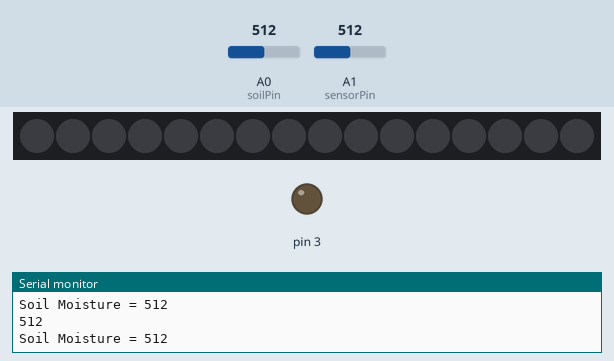
Recording of a sketch running on a simulated Arduino Uno, built with avr-gcc and run on an emulated ATmega328P. On the bench: 16 RGB LEDs in strip order, left to right, output pins drawn as LEDs (lit = HIGH), the last lines printed to the serial monitor. Inputs (shaded band) come from the test bench; at power-on: A1 (sensorPin) = 512, A0 (soilPin) = 512. Pins used as bus, display or sensor lines are not drawn.

Above: at 1.8 s.
1.9 s: A1 (sensorPin) set to 107
3.4 s: A1 (sensorPin) set to 92
At 5.2 s:
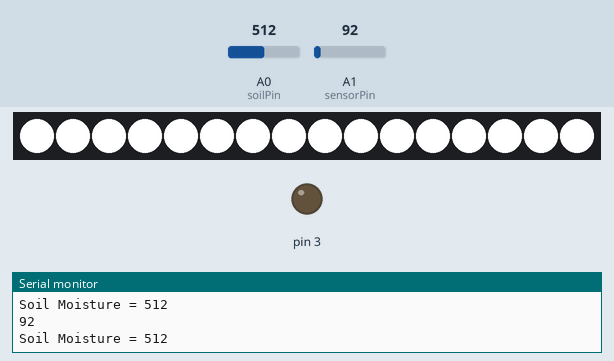
5.5 s: A0 (soilPin) set to 105
8.2 s: A0 (soilPin) set to 89
At 11.3 s:
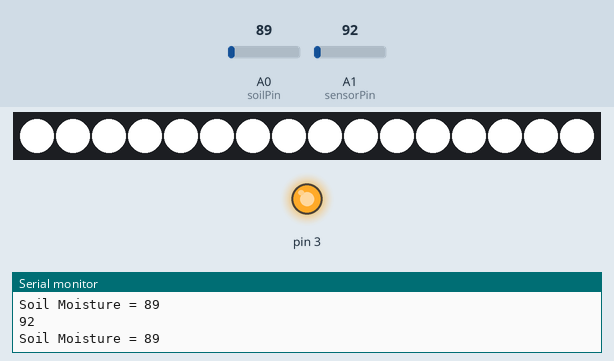
11.6 s: A1 (sensorPin) set to 110
At 12.4 s:
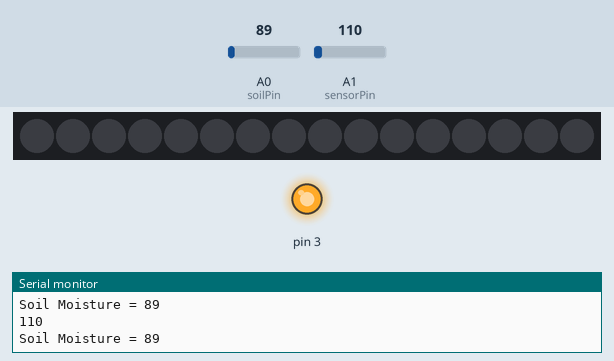
13.6 s: A1 (sensorPin) set to 90
At 14.8 s:
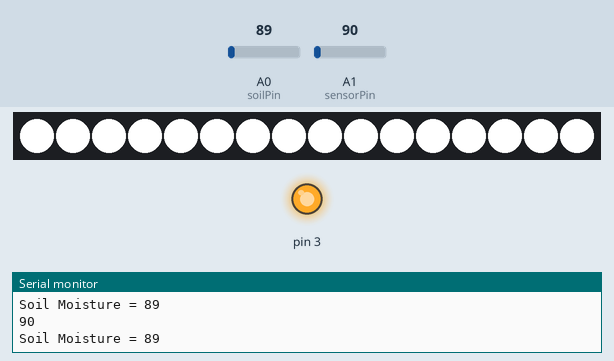
Timing chart, 0 to 16.6 s (numbered marks = the images above; inputs shaded):
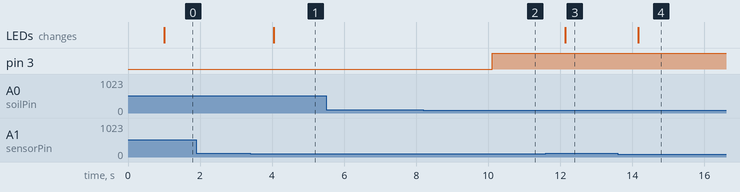

The sketch:

soil_vannpumpe_ledlys.ino
```cpp
int val = 0;
int soilPin = A0;//Declare a variable for the soil moisture sensor
int soilPower = 7;//Variable for Soil moisture Power
const int sensorPin = A1;

int sensorValue;

#include <FastLED.h>
#define NUM_LEDS 16
#define DATA_PIN 8
CRGB leds[NUM_LEDS];


void setup() {
  // put your setup code here, to run once:
  Serial.begin(9600);

  //led lys
  FastLED.addLeds<NEOPIXEL, DATA_PIN>(leds, NUM_LEDS);

  //soil moisture sensor
  pinMode(soilPower, OUTPUT);
  digitalWrite(soilPower, LOW);


  //vannpumpe
  pinMode(3, OUTPUT);

}

//metoden for å kjøre ledlys: https://www.makeuseof.com/tag/connect-led-light-strips-arduino/
void solidColor(CRGB colors){
  for (int i = 0; i < NUM_LEDS; i++){
    leds[i] = colors;
  }
  FastLED.show();
}


void loop() {
  //koden ble tatt i fra: https://learn.sparkfun.com/tutorials/soil-moisture-sensor-hookup-guide/all
  Serial.print("Soil Moisture = ");
  //get soil moisture value from the function below and print it
  Serial.println(readSoil());

  //This 1 second timefrme is used so you can test the sensor and see it change in real-time.
  //For in-plant applications, you will want to take readings much less frequently.
  delay(1000);//take a reading every second

  if (val > 100) {
    digitalWrite(3, LOW);
  }

  else {
    digitalWrite(3, HIGH);
  }


  sensorValue = analogRead(A1);
  Serial.println(sensorValue);

  if (sensorValue < 100){
    solidColor(CRGB(255, 255, 255));
  }
  else{
    //skrur av ledstrip for den gir nullverdier til metoden
    solidColor(CRGB(0, 0, 0));
  }

}

//This is a function used to get the soil moisture content
int readSoil()
{
    digitalWrite(soilPower, HIGH);//turn D7 "On"
    delay(10);//wait 10 milliseconds
    val = analogRead(soilPin);//Read the SIG value form sensor
    digitalWrite(soilPower, LOW);//turn D7 "Off"
    return val;//send current moisture value
}
```

Measured:
- the behaviour switches between 100 and 99 on A1 (sensorPin) (found by bisection; images 0 and 1)
- the behaviour switches between 101 and 100 on A0 (soilPin) (found by bisection; images 1 and 2)
- after the input at 3.4 s, the LEDs: change after 0.65 s (image 1)
- after the input at 8.2 s, pin 3: LOW → HIGH after 1.9 s
- after the input at 11.6 s, the LEDs: change after 0.54 s (image 3)
- after the input at 13.6 s, the LEDs: change after 0.56 s (image 4)
